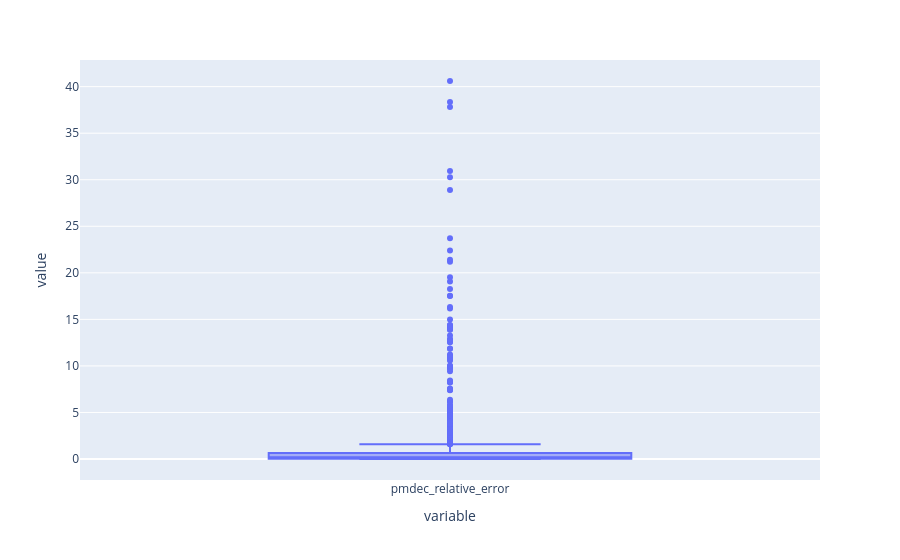

Notebook code for this chart:
### Code cell
px.box(df['pmdec_relative_error'])

### Figure 1 — Plotly figure (JSON) as saved in the notebook; plotly's stock layout.template omitted (floating-point values rounded to 4 significant figures; data arrays with more than 128 entries replaced by an {"elided": "..."} marker saying what was removed)
{"data": [{"alignmentgroup": "True", "hovertemplate": "variable=%{x}<br>value=%{y}<extra></extra>", "legendgroup": "", "marker": {"color": "#636efa"}, "name": "", "notched": false, "offsetgroup": "", "orientation": "v", "showlegend": false, "type": "box", "x": {"elided": "1094 str values"}, "x0": " ", "xaxis": "x", "y": {"elided": "1094 float values"}, "y0": " ", "yaxis": "y"}], "layout": {"autosize": true, "boxmode": "group", "legend": {"tracegroupgap": 0}, "margin": {"t": 60}, "xaxis": {"anchor": "y", "autorange": true, "domain": [0, 1], "range": [-0.5, 0.5], "title": {"text": "variable"}, "type": "category"}, "yaxis": {"anchor": "x", "autorange": true, "domain": [0, 1], "range": [-2.256, 42.86], "title": {"text": "value"}, "type": "linear"}}}
